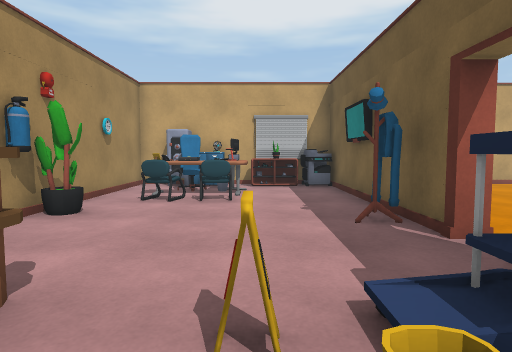
view 1 (above)

22 first-person views from a walk through a Unity game level. The camera is 1.2 m above the floor, tilts 4° down and sees 75° across. The floor is counted in squares, 1 m on a side. Each view is taken from the middle of a square. On the plan, view 1 faces up. The plan holds only what a view shows up to about 14 squares ahead; the rest is blank. The place goes on beyond the plan. The player is left out. Some animated figures are left out. Door leaves are left out, so doorways stand open.

view 2
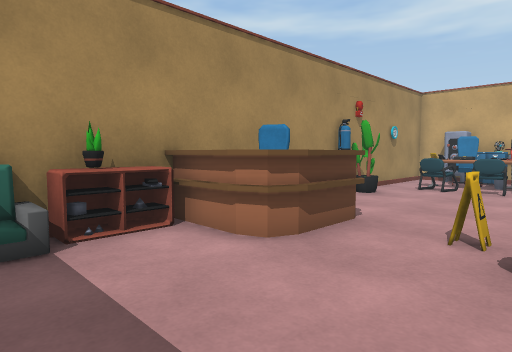

view 3
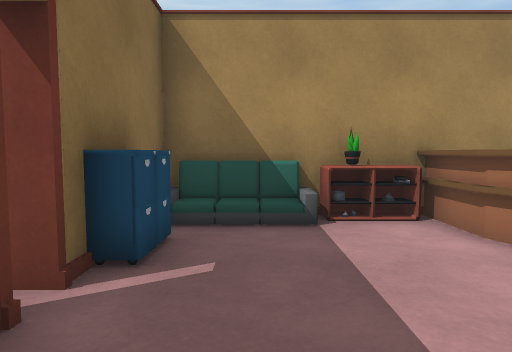

view 4
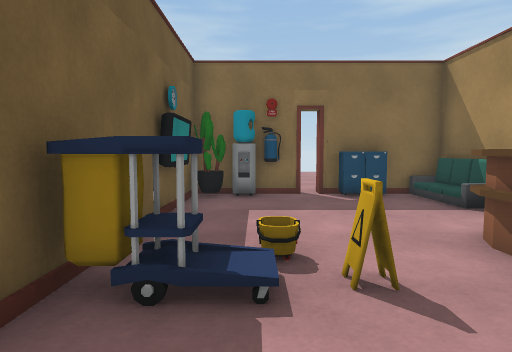

view 5
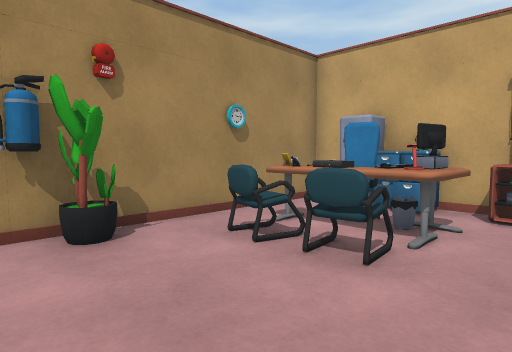

view 6
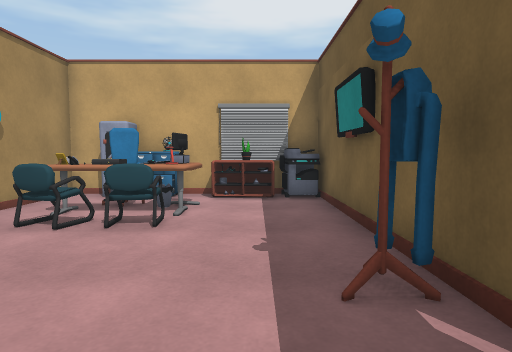

view 7
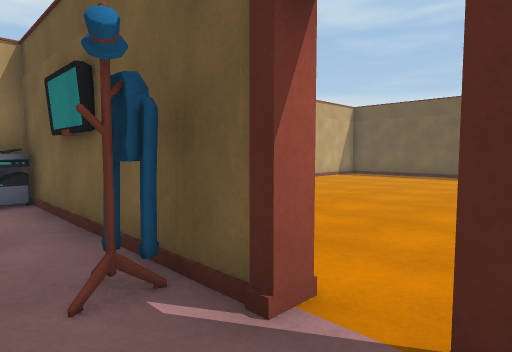

view 8
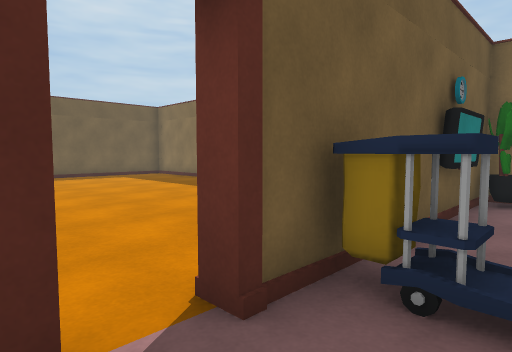

view 9
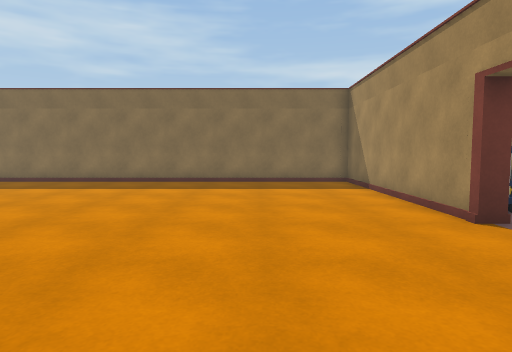

view 10
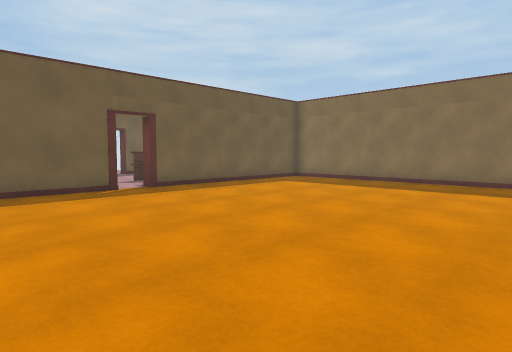

view 11
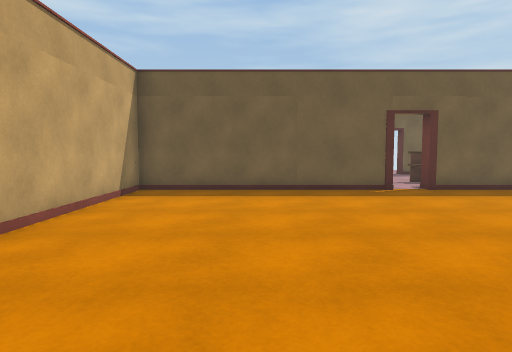

view 12
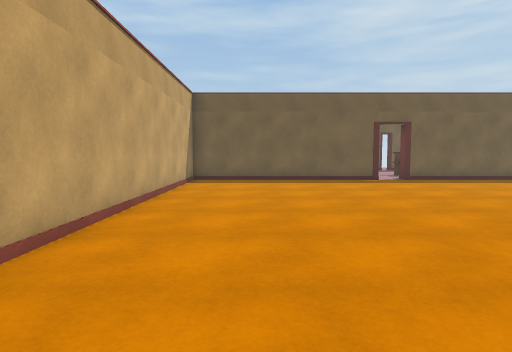

view 13
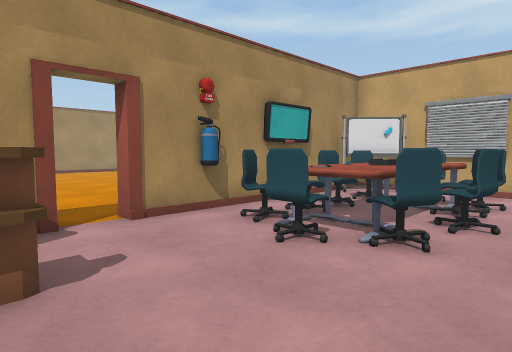

view 14
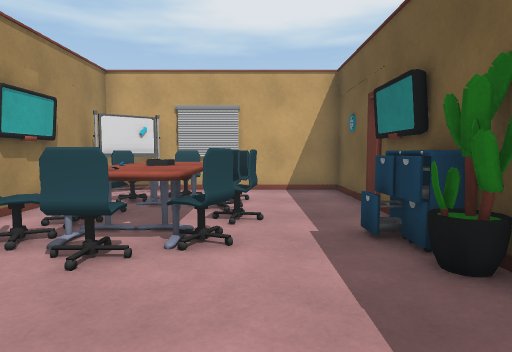

view 15
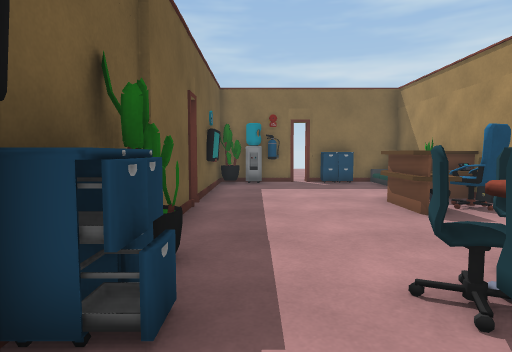

view 16
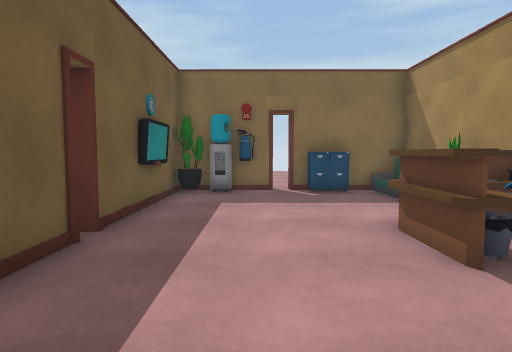

view 17
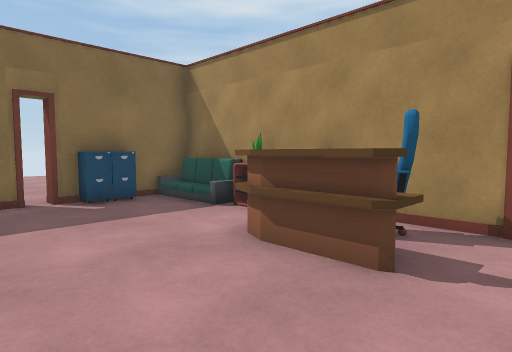

view 18
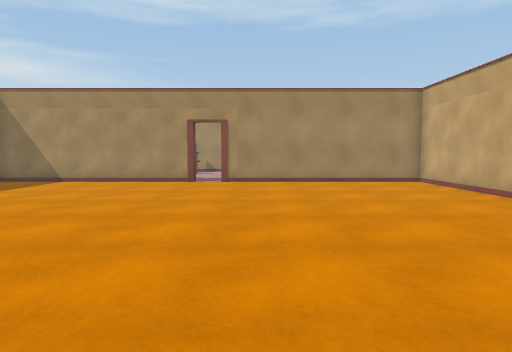

view 19
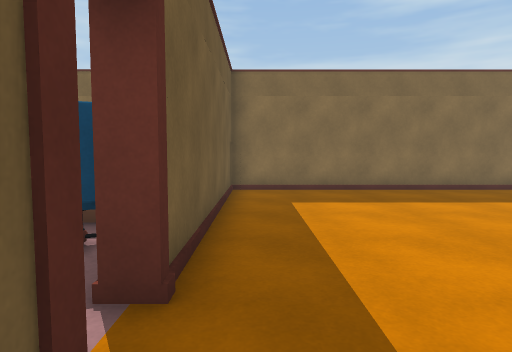

view 20
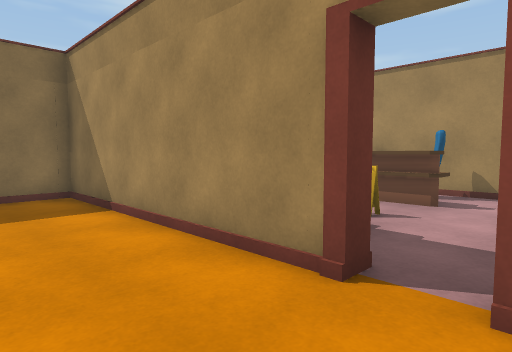

view 21
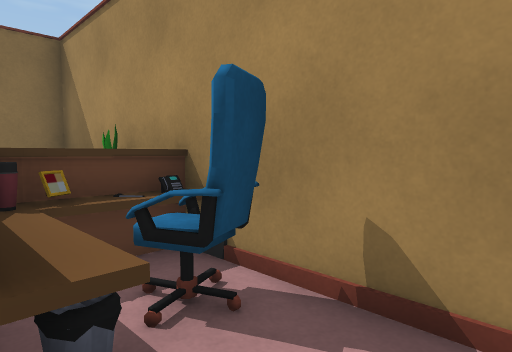

view 22
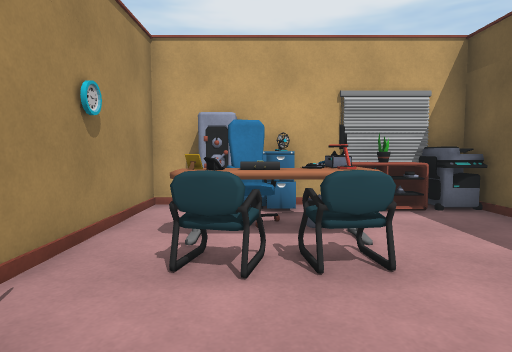

### Floor plan
Ten units are one square. View 1 is at (0, 0); x grows to the right and y downward. Boxes are objects, and circles mark ways between rooms. Rooms are numbered by the first view taken in them; rooms with no view inside come last. Other rooms are left out.
<svg viewBox="-50 -134 330 194">
<path fill="none" stroke="#000" d="M32 -46 28 -46 28 -128 -44 -128 -44 48 -8 48 -8 53M-4 48 28 48 28 -34 32 -34M-2 -22 -2 -18M0 -23 0 -18M1 -18 1 -23M192 -125 192 -46 188 -46 188 -128 32 -128 32 -46M265 -47 265 -75M265 -15 265 -42M32 -34 32 48 188 48 188 -34 192 -34 192 48 229 48 229 53M234 48 265 48 265 -11M265 -84 265 -92M265 -100 265 -129M267 -128 191 -128"/>
<rect x="-45" y="15" width="10" height="30" fill="#bbb"><title>sofa</title></rect>
<rect x="-45" y="5" width="10" height="10" fill="#bbb"><title>plant</title></rect>
<rect x="-45" y="-5" width="10" height="10" fill="#bbb"><title>shelf</title></rect>
<rect x="-45" y="-15" width="10" height="10" fill="#bbb"><title>other object</title></rect>
<rect x="-45" y="-25" width="20" height="20" fill="#bbb"><title>chair</title></rect>
<rect x="-45" y="-65" width="10" height="10" fill="#bbb"><title>plant</title></rect>
<rect x="-45" y="-105" width="10" height="10" fill="#bbb"><title>other object</title></rect>
<rect x="-35" y="-5" width="20" height="10" fill="#bbb"><title>other object</title></rect>
<rect x="-35" y="-115" width="40" height="30" fill="#bbb"><title>table</title></rect>
<rect x="-35" y="-115" width="10" height="10" fill="#bbb"><title>other object</title></rect>
<rect x="-35" y="-125" width="10" height="10" fill="#bbb"><title>other object</title></rect>
<rect x="-25" y="35" width="10" height="10" fill="#bbb"><title>cabinet</title></rect>
<rect x="-25" y="-15" width="10" height="10" fill="#bbb"><title>other object</title></rect>
<rect x="-25" y="-35" width="10" height="20" fill="#bbb"><title>other object</title></rect>
<rect x="-25" y="-85" width="10" height="10" fill="#bbb"><title>other object</title></rect>
<rect x="-25" y="-115" width="10" height="20" fill="#bbb"><title>chair</title></rect>
<rect x="-25" y="-125" width="10" height="10" fill="#bbb"><title>cabinet</title></rect>
<rect x="-15" y="-85" width="10" height="10" fill="#bbb"><title>other object</title></rect>
<rect x="-15" y="-115" width="10" height="20" fill="#bbb"><title>computer</title></rect>
<rect x="-15" y="-125" width="10" height="10" fill="#bbb"><title>other object</title></rect>
<rect x="-5" y="-125" width="10" height="10" fill="#bbb"><title>shelf</title></rect>
<rect x="5" y="45" width="10" height="10" fill="#bbb"><title>fire extinguisher</title></rect>
<rect x="5" y="35" width="10" height="10" fill="#bbb"><title>water cooler</title></rect>
<rect x="5" y="-125" width="10" height="10" fill="#bbb"><title>plant</title></rect>
<rect x="15" y="35" width="10" height="10" fill="#bbb"><title>plant</title></rect>
<rect x="15" y="-25" width="10" height="10" fill="#bbb"><title>cart</title></rect>
<rect x="15" y="-65" width="10" height="10" fill="#bbb"><title>other object</title></rect>
<rect x="15" y="-125" width="10" height="10" fill="#bbb"><title>printer</title></rect>
<rect x="185" y="25" width="20" height="20" fill="#bbb"><title>sofa</title></rect>
<rect x="195" y="15" width="10" height="10" fill="#bbb"><title>shelf</title></rect>
<rect x="195" y="5" width="10" height="10" fill="#bbb"><title>other object</title></rect>
<rect x="195" y="-5" width="10" height="10" fill="#bbb"><title>shelf</title></rect>
<rect x="195" y="-15" width="10" height="10" fill="#bbb"><title>other object</title></rect>
<rect x="195" y="-25" width="20" height="10" fill="#bbb"><title>chair</title></rect>
<rect x="195" y="-75" width="20" height="20" fill="#bbb"><title>chair</title></rect>
<rect x="195" y="-125" width="20" height="20" fill="#bbb"><title>other object</title></rect>
<rect x="205" y="-35" width="20" height="40" fill="#bbb"><title>other object</title></rect>
<rect x="205" y="-85" width="10" height="20" fill="#bbb"><title>chair</title></rect>
<rect x="205" y="-95" width="10" height="10" fill="#bbb"><title>chair</title></rect>
<rect x="205" y="-115" width="10" height="20" fill="#bbb"><title>chair</title></rect>
<rect x="215" y="35" width="10" height="10" fill="#bbb"><title>cabinet</title></rect>
<rect x="215" y="-65" width="10" height="10" fill="#bbb"><title>chair</title></rect>
<rect x="215" y="-75" width="10" height="10" fill="#bbb"><title>table</title></rect>
<rect x="215" y="-95" width="10" height="20" fill="#bbb"><title>table</title></rect>
<rect x="215" y="-105" width="10" height="10" fill="#bbb"><title>table</title></rect>
<rect x="215" y="-115" width="10" height="10" fill="#bbb"><title>chair</title></rect>
<rect x="225" y="-75" width="20" height="20" fill="#bbb"><title>chair</title></rect>
<rect x="225" y="-85" width="20" height="10" fill="#bbb"><title>chair</title></rect>
<rect x="225" y="-95" width="20" height="10" fill="#bbb"><title>chair</title></rect>
<rect x="225" y="-115" width="20" height="20" fill="#bbb"><title>chair</title></rect>
<rect x="235" y="45" width="10" height="10" fill="#bbb"><title>fire extinguisher</title></rect>
<rect x="245" y="35" width="10" height="10" fill="#bbb"><title>water cooler</title></rect>
<rect x="245" y="-65" width="10" height="10" fill="#bbb"><title>cabinet</title></rect>
<rect x="255" y="35" width="10" height="10" fill="#bbb"><title>plant</title></rect>
<rect x="255" y="5" width="10" height="20" fill="#bbb"><title>TV</title></rect>
<rect x="255" y="-65" width="10" height="10" fill="#bbb"><title>plant</title></rect>
<rect x="255" y="-75" width="10" height="10" fill="#bbb"><title>cabinet</title></rect>
<rect x="265" y="-85" width="10" height="10" fill="#bbb"><title>TV</title></rect>
<circle cx="30" cy="-40" r="3" fill="#2a7"/>
<text x="-10" y="-40">1</text>
<text x="150" y="-40">2</text>
</svg>
Room 1 opens to room 2.

Where each view was taken, in squares from view 1:
view 1: 0 up, 0 right, facing up
view 2: 3 down, 1 right, facing up-left
view 3: 3 down, 2 right, facing left
view 4: 5 up, 1 right, facing down
view 5: 5 up, 1 right, facing up-left
view 6: 3 up, 1 right, facing up
view 7: 3 up, 1 right, facing up-right
view 8: 5 up, 1 right, facing down-right
view 9: 9 up, 7 right, facing down
view 10: 9 up, 8 right, facing down-right
view 11: 9 up, 8 right, facing right
view 12: 10 up, 4 right, facing right
view 13: 2 up, 25 right, facing up-left
view 14: 2 up, 24 right, facing up
view 15: 9 up, 25 right, facing down
view 16: 6 up, 24 right, facing down
view 17: 4 up, 25 right, facing down-left
view 18: 6 up, 17 right, facing left
view 19: 6 up, 18 right, facing down
view 20: 5 up, 6 right, facing down-left
view 21: 4 up, 2 left, facing down-left
view 22: 5 up, 2 left, facing up
